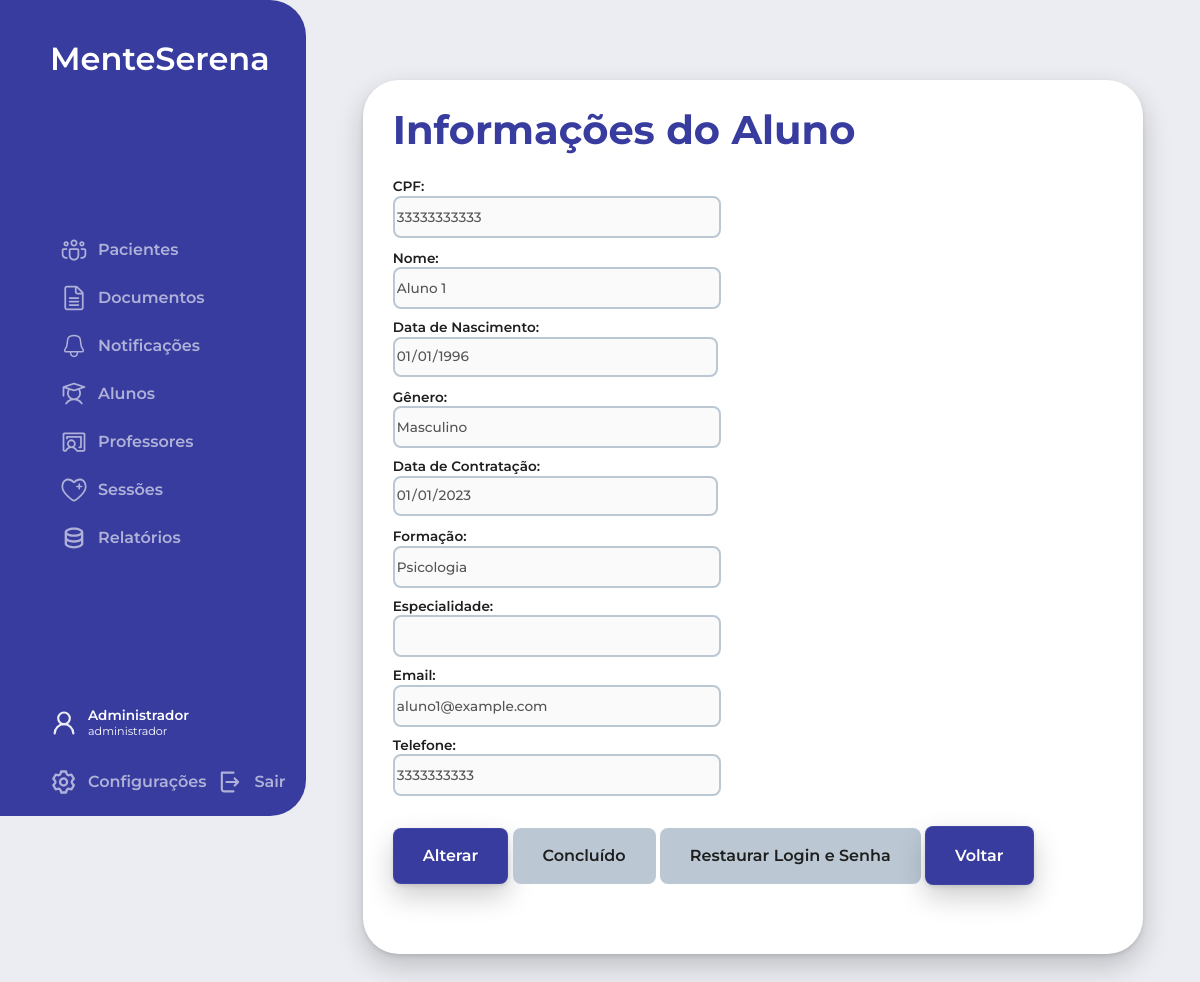
The app's page /php/acessarAlunos.php?id=7 (signed in), older data.
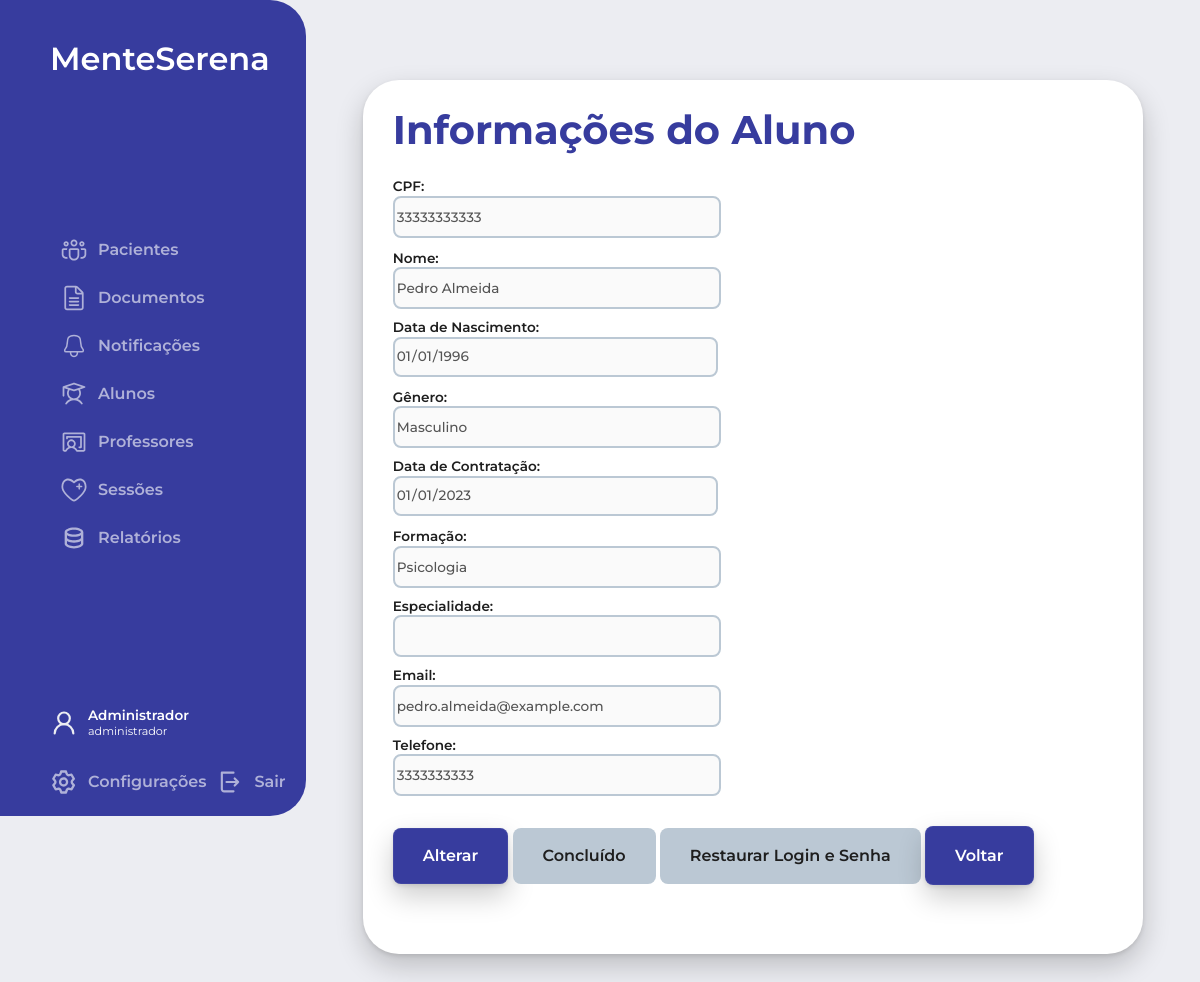
The same page, newer data.
### tables this page shows
CREATE TABLE Usuarios (
    id_usuario INT AUTO_INCREMENT PRIMARY KEY,
    cpf VARCHAR(11) NOT NULL,
    nome VARCHAR(50) NOT NULL,
    data_nascimento DATE NOT NULL,
    genero ENUM('Masculino', 'Feminino', 'Outro') NOT NULL,
    data_contratacao DATE NOT NULL,
    formacao VARCHAR(50) NOT NULL,
    tipo_usuario ENUM('aluno', 'professor', 'administrador') NOT NULL,
    especialidade VARCHAR(20),
    email VARCHAR(50) NOT NULL,
    telefone VARCHAR(11) NOT NULL,
    login VARCHAR(20) NOT NULL,
    senha VARCHAR(255) NOT NULL,
    ativo BOOLEAN NOT NULL
);

### php/acessarAlunos.php (the view, shortened to what this page needs)
<?php
include('../config.php');
$idAluno = isset($_GET['id']) ? $_GET['id'] : '';
$queryAluno = "SELECT * FROM Usuarios WHERE id_usuario = ? AND tipo_usuario = 'aluno'";
$stmtAluno = mysqli_prepare($conn, $queryAluno);
mysqli_stmt_bind_param($stmtAluno, "i", $idAluno);
mysqli_stmt_execute($stmtAluno);
$resultAluno = mysqli_stmt_get_result($stmtAluno);
$aluno = mysqli_fetch_assoc($resultAluno);
?>
<!DOCTYPE html>
<html lang="pt-br">
<head>
  <link rel="stylesheet" href="../estilo.css">
  <link rel="stylesheet" href="../css/sidebar.css">
  <link rel="stylesheet" href="../css/mainContent.css">
</head>
<body>
  <div class="body_section">
    <?php include('sidebar.php'); ?>
    <main>
      <div class="main_title"><h2>Informações do Aluno</h2></div>
      <div class="content">
        <form class="main_form" action="acessarAlunos.php?id=<?php echo $idAluno; ?>" method="post">
          <div class="form_group">
            <div class="form_input">
              <label for="cpf">CPF:</label>
              <input type="text" name="cpf" id="cpf" value="<?php echo $aluno['cpf']; ?>" disabled>
            </div>
            <div class="form_input">
              <label for="nome">Nome:</label>
              <input type="text" name="nome" id="nome" value="<?php echo $aluno['nome']; ?>" disabled>
            </div>
            <div class="form_input">
              <label for="data_nascimento">Data de Nascimento:</label>
              <input type="date" name="data_nascimento" id="data_nascimento" value="<?php echo $aluno['data_nascimento']; ?>" disabled>
            </div>
            <div class="form_input">
              <label for="genero">Gênero:</label>
              <input type="text" name="genero" id="genero" value="<?php echo $aluno['genero']; ?>" disabled>
            </div>
            <div class="form_input">
              <label for="data_contratacao">Data de Contratação:</label>
              <input type="date" name="data_contratacao" id="data_contratacao" value="<?php echo $aluno['data_contratacao']; ?>" disabled>
            </div>
            <div class="form_input">
              <label for="formacao">Formação:</label>
              <input type="text" name="formacao" id="formacao" value="<?php echo $aluno['formacao']; ?>" disabled>
            </div>
            <div class="form_input">
              <label for="especialidade">Especialidade:</label>
              <input type="text" name="especialidade" id="especialidade" value="<?php echo $aluno['especialidade']; ?>" disabled>
            </div>
            <div class="form_input">
              <label for="email">Email:</label>
              <input type="email" name="email" id="email" value="<?php echo $aluno['email']; ?>" disabled>
            </div>
            <div class="form_input">
              <label for="telefone">Telefone:</label>
              <input type="text" name="telefone" id="telefone" value="<?php echo $aluno['telefone']; ?>" disabled>
            </div>
          </div>
          <div class="form_group full_width">
            <button type="button" id="alterarBtn" class="botao_azul text_button">Alterar</button>
            <button type="submit" id="concluidoBtn" class="botao_azul text_button" name="botao" value="Concluído" disabled>Concluído</button>
            <button type="submit" id="restaurarLoginBtn" class="botao_azul text_button" name="botao" value="Restaurar Login e Senha" disabled>Restaurar Login e Senha</button>
            <a href="mainContent.php?tipo=alunos" class="botao_azul text_button">Voltar</a>
          </div>
        </form>
      </div>
    </main>
  </div>
</body>
</html>

Row changes from the older to the newer data that the page shows:
changed usuarios "Masculino": nome "Aluno 1" → "Pedro Almeida"; email "aluno1@example.com" → "pedro.almeida@example.com"
